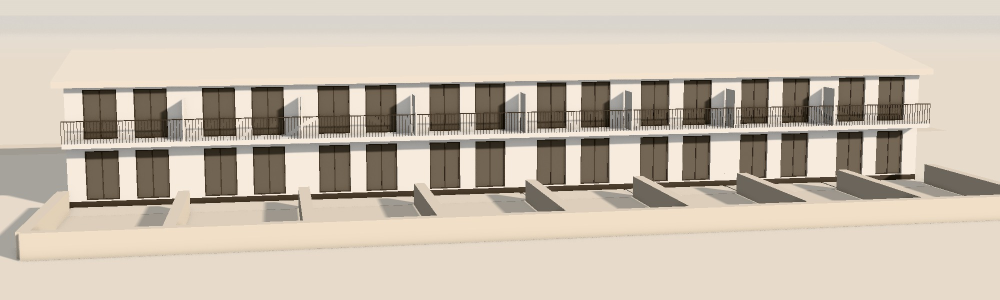
#> input picture tools/maketa-fasada-orig.jpg, 2000 x 600 px (shown at 1/2 size)
$ python obr6.py maketa-fasada-orig.jpg maketa-fasada-orig.jpg 5 5 1.0
#> lines starting #> are read from the running program, lines starting #| are printed output that depends on the picture
#!/usr/bin/env python3
"""Hero obrázky v6 do _v6/img (AVIF + WebP + JPG, cíl ≤150 KB):
   python3 tools/obr6.py <jmeno> <zdroj> <šířka> [výška pro ořez na poměr] [x_stred 0-1]"""
import io, sys
from pathlib import Path
from PIL import Image
R = Path(__file__).resolve().parent.parent / '_v6/img'
jm, src, w = sys.argv[1], sys.argv[2], int(sys.argv[3])
im = Image.open(src).convert('RGB')
#> im is the input picture: PIL image 2000x600 RGB; mean R, G, B 201.3, 190, 175.1
if len(sys.argv) > 4:  # ořez na poměr w:h kolem x_stred
    h = int(sys.argv[4]); xs = float(sys.argv[5]) if len(sys.argv) > 5 else .5
    r = w / h
    if im.width / im.height > r:
        cw = round(im.height * r); x0 = min(max(0, round(im.width * xs - cw / 2)), im.width - cw); im = im.crop((x0, 0, x0 + cw, im.height))
#> after `cw = round(im.height * r)`: cw = 600
#> after `x0 = min(max(0, round(im.width * xs - cw / 2)), im.width - cw)`: x0 = 1400
#> after `im = im.crop((x0, 0, x0 + cw, im.height))`:
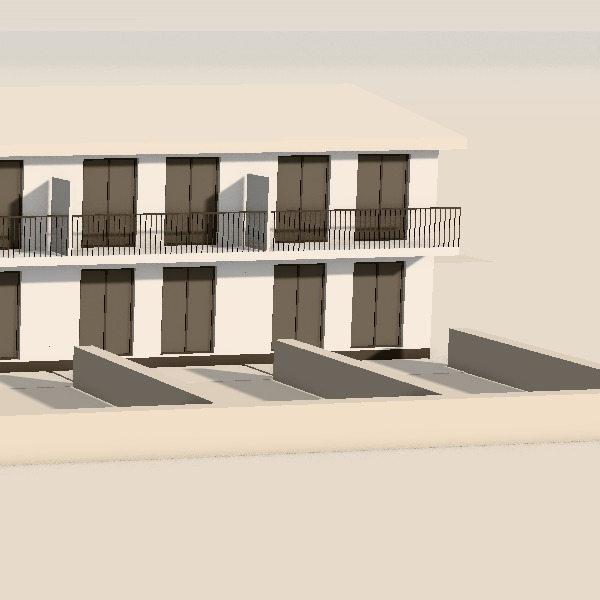
#> im: PIL image 600x600 RGB; mean R, G, B 204.6, 193.3, 178.6
    else:
        ch = round(im.width / r); im = im.crop((0, im.height - ch, im.width, im.height))
im = im.resize((w, round(im.height * w / im.width)), Image.LANCZOS)
def uloz(fmt, ext, q):
#> called with fmt = 'AVIF', ext = 'avif', q = 62
    while True:
        b = io.BytesIO(); im.save(b, fmt, quality=q, **({'speed': 6} if fmt == 'AVIF' else {'method': 6} if fmt == 'WEBP' else {'optimize': True, 'progressive': True}))
        if b.tell() <= 150_000 or q <= 30: break
        q -= 5
#> after the loop, q = 62
    (R / f'{jm}.{ext}').write_bytes(b.getvalue()); return f'{ext} {b.tell() // 1024} kB q{q}'
#> (the run stopped early here; a loop or call above may not have finished)
